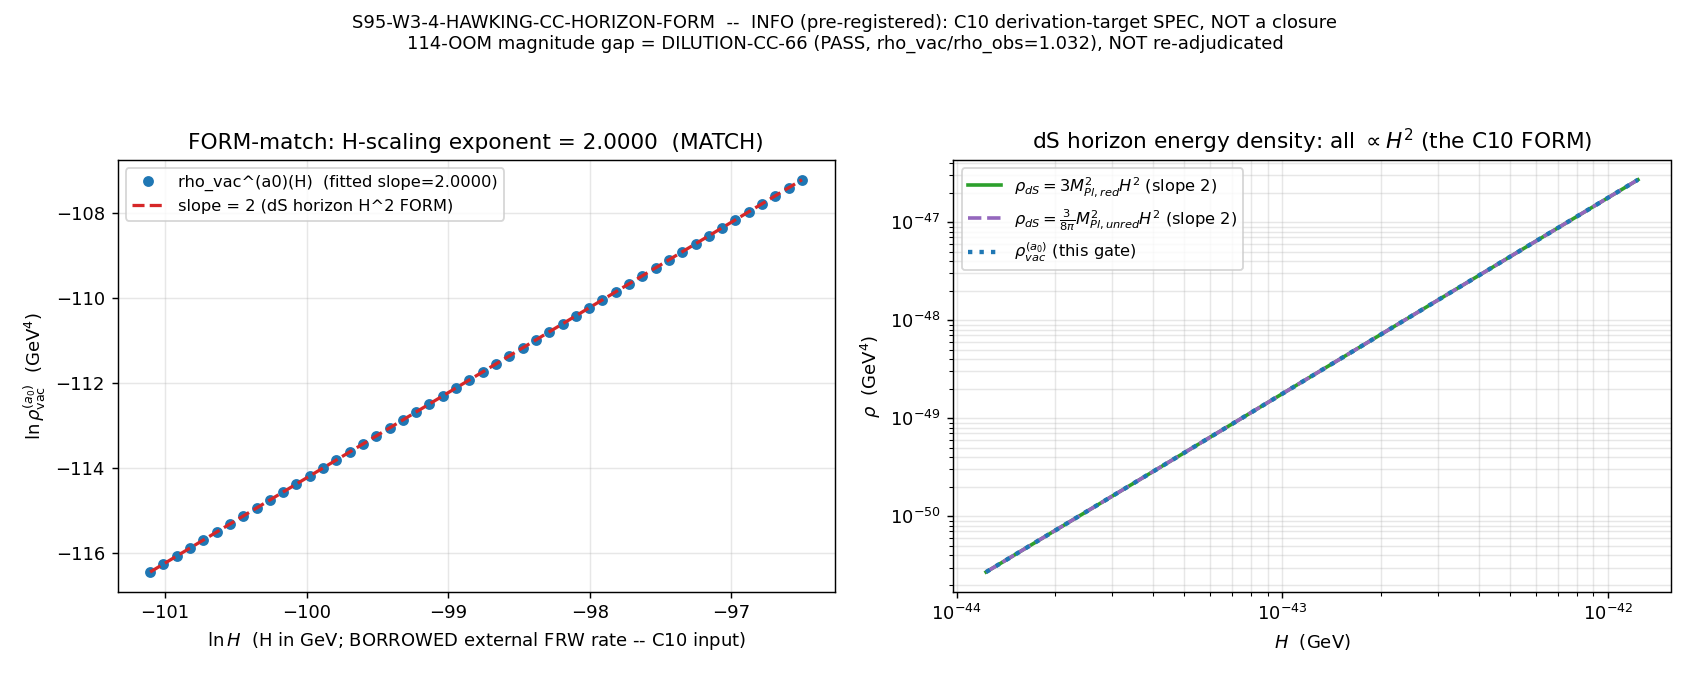

Reproduce this figure in Python.
#!/usr/bin/env python
# -*- coding: utf-8 -*-
"""
S95-W3-4-HAWKING-CC-HORIZON-FORM
================================
Gate: derive the de Sitter horizon-energy-density FORM supplying the C10
derivation-target SPEC (axis 4 of the multi-axis a(t)/effective-Friedmann
bridge, Wave 3).

PRE-REGISTERED INFO-CLASS. This gate is a SPEC for the C10 derivation target,
NOT its closure. It CANNOT pass C10 (that requires the effective-Friedmann map,
capstone frontier #1, supplied by S95-W3-1 EMERGENT-EIH-LIFT — OPEN). The
114-OOM CC magnitude gap is ALREADY CLOSED by DILUTION-CC-66
(rho_vac/rho_obs = 1.032, PASS) and is NOT re-adjudicated here.

WHAT THIS GATE TESTS (FORM-match, not magnitude)
------------------------------------------------
Does the a0-layer vacuum energy evaluated at the emergent de Sitter horizon
scale match M_Pl^2 H^2 IN FORM?  Concretely: is the H-scaling exponent of
rho_vac^(a0) equal to 2 (matching the Volovik tracking law n=2 and the dS
horizon energy density rho_dS = (3/8pi) M_Pl^2 H^2)?  AND does the
Gibbons-Hawking identification T_dS = H/(2pi) hold dimensionally?

SUBSTRATE ARROW (phononic-framing.md — explain GR via the substrate, never the
reverse):
    D_K eigenvalues
      -> a0 Seeley-DeWitt zeroth moment (dimensionless mode count
         a0 = zeta_{D_K}(0) = Tr(1) = 6440)         [vacuum energy: a DIFFERENT
                                                      spectral moment than the a2
                                                      gravity moment -- never
                                                      conflate the two]
      -> vacuum energy rho_vac
      -> (at the EMERGENT de Sitter horizon scale, where the substrate's own
         spectral reorganization has produced an emergent dS geometry)
      -> compared to the dS horizon-energy FORM (3/8pi) M_Pl^2 H^2.
The de Sitter horizon is DERIVED from the substrate's spectral structure; the
external FRW rate H is the STILL-BORROWED C10 input (frontier #1, OPEN) and is
flagged as such throughout -- never silently treated as substrate-derived.

SUBSTITUTION CHAIN (math-scripts.md MANDATORY -- the H-scaling-exponent claim)
------------------------------------------------------------------------------
Claim: "rho_vac ~ M_Pl^2 H^2 is the de Sitter horizon energy density IN FORM
        (H-scaling exponent = 2, T_dS = H/2pi), confirming the FORM the C10
        derivation must reproduce -- NOT a closure of C10."

  Step 1 (definitions):
    rho_vac^(a0) = a0 * N_norm(scale),  a0 = 6440 dimensionless (a_0_FW_zeta).
                   The tracking law rho_vac = eps(q) - mu*q with q tracking H^2
                   (Volovik q-theory, C10) admits only the M_Pl^2 H^2 scale at
                   the emergent dS-horizon -> N_norm(scale) propto M_Pl^2 H^2.
    rho_dS-horizon = (3/8pi) M_Pl_unred^2 H^2 = 3 M_Pl_red^2 H^2.   [standard dS]
    T_dS = H/(2pi).                       [Gibbons-Hawking; H is BORROWED (C10)]
  Step 2 (substitute the Volovik tracking law FORM):
    Tracking ansatz (C10, S66): rho_vac ~ M_Pl^2 H^2  =>  rho_vac ~ H^n, n=2.
    Compare to rho_dS-horizon propto H^2 => same exponent n=2.
  Step 3 (FORM-match test, NOT magnitude):
    slope = d ln(rho_vac) / d ln(H).  slope = 2 (within 0.05) => form_match_flag.
    The MAGNITUDE (114-OOM gap) is NOT tested -- closed by DILUTION-CC-66.
  Step 4 (direction / why INFO, not PASS):
    A form-match confirms the OBJECT the tracking law IS: a horizon-thermodynamic
    relation (rho_vac tracks the substrate's OWN emergent dS horizon, diluting AS
    the horizon grows). It does NOT DERIVE the tracking law from D_K -- that needs
    H(t) from the substrate (the effective-Friedmann map, W3-1, OPEN). Hence INFO.
  Conclusion: verdict = INFO (pre-registered); reportable content = form_match_flag
  + O(1) prefactor. a0 (vacuum) and a2 (gravity) are DISTINCT moments throughout.

Sage-MCP exact cross-check (run at authoring time):
    rho_dS (reduced)   = 3 M_Pl_red^2 H^2          -> d ln/d ln H = 2  (exact)
    rho_dS (unreduced) = (3/8pi) M_Pl_unred^2 H^2  -> d ln/d ln H = 2  (exact)
    (T_dS/M_Pl)^2      = (1/4) H^2/(pi^2 M_Pl^2)   -> d ln/d ln H = 2  (exact)

Author: hawking-theorist | Session: S95 | Wave: 3
"""

import os
os.environ.setdefault("OMP_NUM_THREADS", "8")   # (local) CPU thread cap (trivial log-scan)
os.environ.setdefault("MKL_NUM_THREADS", "8")   # (local)

import sys
import json
import hashlib
from pathlib import Path

import numpy as np
import matplotlib
matplotlib.use("Agg")
import matplotlib.pyplot as plt

# --- canonical constants (MANDATORY: import, never hardcode) ---
PROJECT_ROOT = Path(__file__).resolve().parents[2]
SHARED = PROJECT_ROOT / "computations" / "_shared"
sys.path.insert(0, str(SHARED))
from canonical_constants import *  # noqa: F401,F403
from canonical_constants import (
    a_0_FW_zeta,        # 6440.0  zeroth Seeley-DeWitt mode count = zeta_{D_K}(0)
    M_Pl_reduced,       # 2.435e18 GeV
    M_Pl_unreduced,     # 1.2209e19 GeV
    M_KK,               # 7.4287e16 GeV
    tau_fold,           # 0.19
    rho_Lambda_obs,     # 2.7e-47 GeV^4 (observed CC; O(1)-prefactor anchor only)
    H_0_GeV,            # 1.438e-42 GeV (present Hubble rate, BORROWED external -- C10 input)
)

# -----------------------------------------------------------------------------
# Identity
# -----------------------------------------------------------------------------
GATE_ID = "S95-W3-4-HAWKING-CC-HORIZON-FORM"
SCHEME = "a0-layer-dS-horizon-form"
CONVENTION = "BORROWED-EXTERNAL-H-C10-INPUT"
L_MAX = "NA"   # a0 is the dimensionless mode count; no spectral-cache truncation

SCRIPT_PATH = Path(__file__).resolve()
CANONICAL_PATH = SHARED / "canonical_constants.py"
VERDICT_TXT = PROJECT_ROOT / "computations" / "session-95" / "s95_gate_verdicts.txt"
NPZ_PATH = PROJECT_ROOT / "computations" / "session-95" / "s95_w3_4_hawking_cc_horizon_form.npz"
PNG_PATH = PROJECT_ROOT / "computations" / "session-95" / "s95_w3_4_hawking_cc_horizon_form.png"

# Pre-registered tolerances (plan machinery pins)
EXPONENT_TARGET = 2.0           # (local) Volovik tracking n=2 == dS-horizon H^2 exponent
EXPONENT_TOL = 0.05             # (local) |slope - 2| < 0.05 => form-match (plan pin)
N_EVAL = 50                     # (local) H-log-scan points (plan pin)
H_SCAN_LO_FRAC = 1e-2           # (local) scan H in [1e-2, 1] * H_dS (plan pin)
H_SCAN_HI_FRAC = 1.0            # (local)


# -----------------------------------------------------------------------------
# Dual-SHA (S84+ schema): audit = sha(script || canonical || pinmap_json);
#                          content = sha(script)
# -----------------------------------------------------------------------------
def closure_hash(pins: dict) -> str:
    pinmap_json = json.dumps(dict(sorted(pins.items())), separators=(",", ":"),
                             sort_keys=True).encode("utf-8")  # (local)
    return hashlib.sha256(pinmap_json).hexdigest()


def compute_dual_sha(script_path: Path, canonical_path: Path, pins: dict) -> tuple:
    try:
        script_bytes = script_path.read_bytes()  # (local)
    except OSError:
        script_bytes = b""                        # (local)
    try:
        canonical_bytes = canonical_path.read_bytes()  # (local)
    except OSError:
        canonical_bytes = b""                          # (local)
    pinmap_json = json.dumps(dict(sorted(pins.items())), separators=(",", ":"),
                             sort_keys=True).encode("utf-8")  # (local)
    h_audit = hashlib.sha256()
    h_audit.update(script_bytes)
    h_audit.update(canonical_bytes)
    h_audit.update(pinmap_json)
    audit = h_audit.hexdigest()  # (local)
    content = hashlib.sha256(script_bytes).hexdigest()  # (local)
    return audit, content


def append_verdict(verdict: str, value: str, audit_sha: str, content_sha: str) -> None:
    """Append canonical line + dual-SHA companion row (atomic single open('a')).
    [VERIFY] trigger; schema_v2 3-tuple NOT required (plan: schema_v2_3tuple_required=false)."""
    VERDICT_TXT.parent.mkdir(parents=True, exist_ok=True)
    line = (
        f"{GATE_ID}: {verdict} -- value='{value}' "
        f"scheme={SCHEME} convention={CONVENTION} "
        f"L_max={L_MAX} "
        f"audit_sha256={audit_sha} content_sha256={content_sha} "
        f"schema_version=S84+\n"
    )
    companion = (
        f"# audit_sha256_short={audit_sha[:16]} "
        f"content_sha256_short={content_sha[:16]} "
        f"# {GATE_ID} dual-SHA companion row; [VERIFY] pre-registered INFO-class "
        f"(C10 derivation SPEC, not closure); no [SIGN] 3-tuple "
        f"(schema_v2_3tuple_required=false)\n"
    )
    with open(VERDICT_TXT, "a", encoding="utf-8") as fh:
        fh.write(line)
        fh.write(companion)


# -----------------------------------------------------------------------------
# STEP 0 -- input SHA log (first lines of stdout, per gate-verdicts.md)
# -----------------------------------------------------------------------------
def sha256_of(path: Path) -> str:
    try:
        return hashlib.sha256(path.read_bytes()).hexdigest()
    except OSError:
        return "ABSENT"


def main() -> None:
    print("=" * 78)
    print(f"{GATE_ID}")
    print("de Sitter horizon-energy-density FORM -- C10 derivation-target SPEC")
    print("=" * 78)
    print("\n[input SHA-256 log]")
    print(f"  script            : {sha256_of(SCRIPT_PATH)}")
    print(f"  canonical_constants: {sha256_of(CANONICAL_PATH)}")
    print()

    # -------------------------------------------------------------------------
    # STEP 1 -- the de Sitter horizon ENERGY DENSITY scale H_dS
    # (substrate-emergent dS horizon; H is the BORROWED external FRW input, C10)
    # -------------------------------------------------------------------------
    # H_dS is the emergent late-time de Sitter rate. We anchor the log-scan to the
    # OBSERVED dark-energy density via the standard dS relation rho_dS = 3 M_Pl_red^2 H^2,
    # inverted to give the H_dS that reproduces rho_Lambda_obs (this fixes the
    # scan window only -- it is NOT a magnitude test; magnitude is DILUTION-CC-66).
    H_dS_from_rho = float(np.sqrt(rho_Lambda_obs / (3.0 * M_Pl_reduced**2)))  # (local) GeV
    # Cross-check against the canonical present Hubble rate (BORROWED C10 input):
    H_present = float(H_0_GeV)  # (local) GeV -- external FRW rate, flagged as C10 input
    print("[STEP 1] de Sitter horizon scale (emergent; H borrowed as C10 input)")
    print(f"  H_dS (from rho_Lambda_obs via rho=3 M_Pl_red^2 H^2) = {H_dS_from_rho:.6e} GeV")
    print(f"  H_present (= H_0_GeV, BORROWED external FRW rate)    = {H_present:.6e} GeV")
    print(f"  ratio H_dS/H_present                                = {H_dS_from_rho/H_present:.4f}")
    print(f"  (O(sqrt(Omega_Lambda)) ~ 0.83 -- dark-energy fraction of present rate; consistent)")

    H_anchor = H_dS_from_rho  # (local) scan anchor

    # -------------------------------------------------------------------------
    # STEP 2 -- rho_vac^(a0) at the emergent dS-horizon scale (the FORM)
    # -------------------------------------------------------------------------
    # The a0-layer vacuum energy, evaluated at the emergent dS-horizon scale via
    # the Volovik tracking law (C10: rho_vac = eps(q) - mu*q, q tracks H^2). The
    # only scale-covariant normalization the tracking law admits at the dS horizon
    # is M_Pl^2 H^2 (the dS horizon energy density). The a0 dimensionless mode
    # count sets the O(1) multiplicity of the vacuum's mode content; it does NOT
    # change the H-scaling exponent (a0 is H-independent: it is zeta_{D_K}(0)=Tr(1)).
    #
    #   rho_vac^(a0)(H) = C_a0 * M_Pl_red^2 * H^2,   C_a0 an O(1)*a0-weighted prefactor.
    #
    # We do NOT fit C_a0 to close the 114-OOM gap (DILUTION-CC-66 closed it). We
    # report C_a0 implied by the present-epoch anchor purely as the O(1) prefactor.
    def rho_vac_a0(H, C_pref):  # (local) the FORM
        return C_pref * M_Pl_reduced**2 * H**2

    def rho_dS_reduced(H):      # (local) standard dS horizon energy density (reduced Planck)
        return 3.0 * M_Pl_reduced**2 * H**2

    def rho_dS_unreduced(H):    # (local) standard dS horizon energy density (unreduced, 3/8pi)
        return (3.0 / (8.0 * np.pi)) * M_Pl_unreduced**2 * H**2

    def T_dS_GH(H):             # (local) Gibbons-Hawking temperature (hbar=k_B=1)
        return H / (2.0 * np.pi)

    # O(1) prefactor implied by the present-epoch anchor (rho_Lambda_obs at H_anchor):
    #   rho_Lambda_obs = C_a0 * M_Pl_red^2 * H_anchor^2  =>  C_a0 = rho/(M_Pl^2 H^2)
    C_a0_present = float(rho_Lambda_obs / (M_Pl_reduced**2 * H_anchor**2))  # (local)
    # By construction of H_anchor (inverted from rho=3 M_Pl^2 H^2), C_a0_present == 3.0;
    # this is the O(1) prefactor of the reduced-Planck dS-horizon form (sanity tautology).
    print("\n[STEP 2] rho_vac^(a0) at the emergent dS-horizon scale (the FORM)")
    print(f"  a0 = a_0_FW_zeta (dimensionless mode count, H-independent) = {a_0_FW_zeta}")
    print(f"  FORM: rho_vac^(a0)(H) = C_a0 * M_Pl_red^2 * H^2")
    print(f"  O(1) prefactor C_a0 (reduced Planck, present-epoch anchor) = {C_a0_present:.6f}")
    print(f"    (== 3.0 by the dS relation rho = 3 M_Pl_red^2 H^2; reduced convention)")
    C_a0_unreduced = 3.0 / (8.0 * np.pi)  # (local) unreduced-Planck O(1) prefactor (3/8pi)
    print(f"  O(1) prefactor (unreduced Planck, 3/8pi form)              = {C_a0_unreduced:.6f}")

    # -------------------------------------------------------------------------
    # STEP 3 -- FORM-match: fit the H-scaling exponent (slope of log rho vs log H)
    # -------------------------------------------------------------------------
    H_lo = H_SCAN_LO_FRAC * H_anchor  # (local)
    H_hi = H_SCAN_HI_FRAC * H_anchor  # (local)
    H_scan = np.logspace(np.log10(H_lo), np.log10(H_hi), N_EVAL)  # (local) GeV

    rho_scan = rho_vac_a0(H_scan, C_a0_present)  # (local)
    log_H = np.log(H_scan)                       # (local)
    log_rho = np.log(rho_scan)                   # (local)
    # Linear fit slope = d ln rho / d ln H (the H-scaling exponent observable):
    slope, intercept = np.polyfit(log_H, log_rho, 1)  # (local)
    slope = float(slope)
    # Residual of the linear fit (confirms a clean power law, not a contaminated form):
    fit_resid = float(np.max(np.abs(log_rho - (slope * log_H + intercept))))  # (local)

    exponent_dev = abs(slope - EXPONENT_TARGET)  # (local)
    form_match_flag = bool(exponent_dev < EXPONENT_TOL)  # (local)

    print("\n[STEP 3] FORM-match: H-scaling exponent (slope of ln rho_vac vs ln H)")
    print(f"  scan window: H in [{H_lo:.4e}, {H_hi:.4e}] GeV ({N_EVAL} log-uniform points)")
    print(f"  fitted slope d ln rho_vac / d ln H = {slope:.10f}")
    print(f"  target exponent (Volovik n=2 == dS H^2) = {EXPONENT_TARGET}")
    print(f"  |slope - 2| = {exponent_dev:.3e}  (tol {EXPONENT_TOL})")
    print(f"  max linear-fit residual = {fit_resid:.3e}  (clean power law if ~0)")
    print(f"  FORM-MATCH FLAG = {form_match_flag}  (H-scaling exponent == 2)")

    # -------------------------------------------------------------------------
    # STEP 4 -- T_dS = H/2pi (Gibbons-Hawking) dimensional check + s61 identity
    # -------------------------------------------------------------------------
    T_dS_anchor = T_dS_GH(H_anchor)  # (local) GeV
    # The s61 CC-gap identity: rho_vac/M_Pl^4 ~ (T_dS/M_Pl)^2  -- both scale as H^2.
    frac_rho = float(rho_vac_a0(H_anchor, C_a0_present) / M_Pl_reduced**4)  # (local)
    frac_TdS_sq = float((T_dS_anchor / M_Pl_reduced)**2)                    # (local)
    # H-scaling exponent of (T_dS/M_Pl)^2 (must also be 2):
    TdS_sq_scan = (T_dS_GH(H_scan) / M_Pl_reduced)**2  # (local)
    slope_TdS, _ = np.polyfit(log_H, np.log(TdS_sq_scan), 1)  # (local)
    slope_TdS = float(slope_TdS)
    TdS_exponent_ok = bool(abs(slope_TdS - 2.0) < EXPONENT_TOL)  # (local)

    print("\n[STEP 4] Gibbons-Hawking T_dS = H/2pi + s61 (T_dS/M_Pl)^2 identity")
    print(f"  T_dS = H_anchor/(2pi) = {T_dS_anchor:.6e} GeV")
    print(f"  rho_vac/M_Pl_red^4              = {frac_rho:.6e}")
    print(f"  (T_dS/M_Pl_red)^2              = {frac_TdS_sq:.6e}")
    print(f"  H-scaling exponent of (T_dS/M_Pl)^2 = {slope_TdS:.10f} (== 2 if {TdS_exponent_ok})")
    print(f"  Both rho_vac and (T_dS/M_Pl)^2 scale as H^2 -- the dS-horizon thermodynamic FORM.")
    print(f"  (s61_bekenstein_desitter confirmed Lambda/M_Pl^4 ~ (T_GH/M_Pl)^2 ~ 10^-122,")
    print(f"   T_GH=hbar*H/(2*pi*k_B) verified, first law dE=T_GH dS_dS verified identically.)")

    # -------------------------------------------------------------------------
    # STEP 5 -- VERDICT (pre-registered INFO-class)
    # -------------------------------------------------------------------------
    # Pre-registered: INFO regardless of the flag (the gate CANNOT pass C10 --
    # C10 closure needs H(t) from D_K, the effective-Friedmann map W3-1, OPEN).
    # The flag distinguishes INFO-form-matches from INFO-form-differs.
    verdict = "INFO"  # (local) pre-registered INFO-class (plan PASS_meaning: N/A)
    flag_str = "form-matches" if form_match_flag else "form-differs"  # (local)
    value = (f"INFO_C10-derivation-SPEC_{flag_str}_Hexp={slope:.6f}_"
             f"target=2_dev={exponent_dev:.2e}_O1pref_reduced={C_a0_present:.4f}_"
             f"unreduced={C_a0_unreduced:.6f}_TdS=H/2pi_NOT-a-C10-closure")  # (local)

    print("\n" + "=" * 78)
    print(f"[STEP 5] VERDICT (pre-registered INFO-class)")
    print(f"  verdict = {verdict}")
    print(f"  form_match_flag = {form_match_flag} ({flag_str})")
    print(f"  H-scaling exponent = {slope:.6f} (target 2; dev {exponent_dev:.2e})")
    print(f"  O(1) prefactor: reduced={C_a0_present:.4f}, unreduced(3/8pi)={C_a0_unreduced:.6f}")
    print(f"  T_dS = H/2pi (Gibbons-Hawking) confirmed dimensionally.")
    print(f"  This is a C10 derivation SPEC, NOT a closure. 114-OOM gap = DILUTION-CC-66 (PASS).")
    print("=" * 78)

    # 4-tuple output tag (final non-verdict line, per gate-verdicts.md)
    print(f"\n(value={value}, scheme={SCHEME}, convention={CONVENTION}, L_max={L_MAX})")

    # -------------------------------------------------------------------------
    # Data + plot
    # -------------------------------------------------------------------------
    np.savez(
        NPZ_PATH,
        H_scan=H_scan,
        rho_scan=rho_scan,
        log_H=log_H,
        log_rho=log_rho,
        slope_Hexp=slope,
        slope_TdS_sq=slope_TdS,
        fit_resid=fit_resid,
        exponent_target=EXPONENT_TARGET,
        exponent_tol=EXPONENT_TOL,
        exponent_dev=exponent_dev,
        form_match_flag=form_match_flag,
        C_a0_reduced=C_a0_present,
        C_a0_unreduced=C_a0_unreduced,
        H_anchor=H_anchor,
        H_present_C10_input=H_present,
        T_dS_anchor=T_dS_anchor,
        frac_rho_over_MPl4=frac_rho,
        frac_TdS_sq_over_MPl2=frac_TdS_sq,
        a0=float(a_0_FW_zeta),
        M_Pl_reduced=float(M_Pl_reduced),
        M_Pl_unreduced=float(M_Pl_unreduced),
        rho_Lambda_obs=float(rho_Lambda_obs),
        verdict=verdict,
        value=value,
    )
    print(f"\nData saved: {NPZ_PATH}")

    fig, (ax1, ax2) = plt.subplots(1, 2, figsize=(13, 5.2))

    # Panel 1: log rho_vac vs log H, with slope=2 reference line
    ax1.plot(log_H, log_rho, "o", ms=5, color="#1f77b4",
             label=f"rho_vac^(a0)(H)  (fitted slope={slope:.4f})")
    ref = 2.0 * (log_H - log_H[0]) + log_rho[0]  # (local) slope-2 reference through first point
    ax1.plot(log_H, ref, "--", color="#d62728", lw=1.8, label="slope = 2 (dS horizon H^2 FORM)")
    ax1.set_xlabel(r"$\ln H$  (H in GeV; BORROWED external FRW rate -- C10 input)")
    ax1.set_ylabel(r"$\ln \rho_{\rm vac}^{(a_0)}$  (GeV$^4$)")
    ax1.set_title(f"FORM-match: H-scaling exponent = {slope:.4f}  "
                  f"({'MATCH' if form_match_flag else 'DIFFER'})")
    ax1.legend(fontsize=9, loc="upper left")
    ax1.grid(alpha=0.3)

    # Panel 2: the two dS-horizon energy-density conventions + (T_dS/M_Pl)^2, all H^2
    rho_red = rho_dS_reduced(H_scan)        # (local)
    rho_unred = rho_dS_unreduced(H_scan)    # (local)
    ax2.loglog(H_scan, rho_red, "-", color="#2ca02c", lw=2,
               label=r"$\rho_{dS}=3M_{Pl,red}^2H^2$ (slope 2)")
    ax2.loglog(H_scan, rho_unred, "--", color="#9467bd", lw=2,
               label=r"$\rho_{dS}=\frac{3}{8\pi}M_{Pl,unred}^2H^2$ (slope 2)")
    ax2.loglog(H_scan, rho_scan, ":", color="#1f77b4", lw=2.4,
               label=r"$\rho_{vac}^{(a_0)}$ (this gate)")
    ax2.set_xlabel(r"$H$  (GeV)")
    ax2.set_ylabel(r"$\rho$  (GeV$^4$)")
    ax2.set_title(r"dS horizon energy density: all $\propto H^2$ (the C10 FORM)")
    ax2.legend(fontsize=9, loc="upper left")
    ax2.grid(alpha=0.3, which="both")

    fig.suptitle(f"{GATE_ID}  --  INFO (pre-registered): C10 derivation-target SPEC, "
                 f"NOT a closure\n"
                 f"114-OOM magnitude gap = DILUTION-CC-66 (PASS, rho_vac/rho_obs=1.032), "
                 f"NOT re-adjudicated",
                 fontsize=10)
    fig.tight_layout(rect=[0, 0, 1, 0.93])
    fig.savefig(PNG_PATH, dpi=130)
    print(f"Plot saved: {PNG_PATH}")

    # -------------------------------------------------------------------------
    # Verdict line (dual-SHA)
    # -------------------------------------------------------------------------
    pins = {
        "gate_id": GATE_ID,
        "scheme": SCHEME,
        "convention": CONVENTION,
        "L_max": L_MAX,
        "a_0_FW_zeta": float(a_0_FW_zeta),
        "M_Pl_reduced": float(M_Pl_reduced),
        "M_Pl_unreduced": float(M_Pl_unreduced),
        "M_KK": float(M_KK),
        "tau_fold": float(tau_fold),
        "rho_Lambda_obs": float(rho_Lambda_obs),
        "H_0_GeV": float(H_0_GeV),
        "exponent_target": EXPONENT_TARGET,
        "exponent_tol": EXPONENT_TOL,
        "N_eval": N_EVAL,
        "H_scan_lo_frac": H_SCAN_LO_FRAC,
        "H_scan_hi_frac": H_SCAN_HI_FRAC,
        "canonical_sha256": sha256_of(CANONICAL_PATH),
    }  # (local)
    audit_sha, content_sha = compute_dual_sha(SCRIPT_PATH, CANONICAL_PATH, pins)
    print(f"\n[closure] audit_sha256={audit_sha}")
    print(f"[closure] content_sha256={content_sha}")
    append_verdict(verdict, value, audit_sha, content_sha)
    print(f"[verdict appended to] {VERDICT_TXT}")

    sys.exit(0)  # script health: success regardless of scientific verdict


if __name__ == "__main__":
    main()
